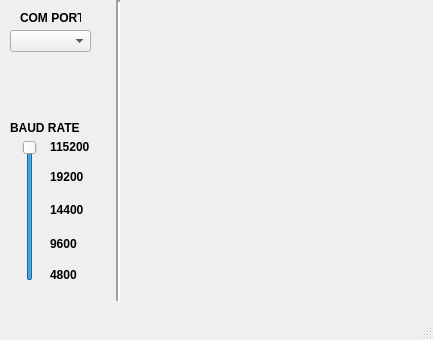
<?xml version="1.0" encoding="UTF-8"?>
<ui version="4.0">
 <class>SettingsWindow</class>
 <widget class="QMainWindow" name="SettingsWindow">
  <property name="geometry">
   <rect>
    <x>0</x>
    <y>0</y>
    <width>433</width>
    <height>340</height>
   </rect>
  </property>
  <property name="windowTitle">
   <string>MainWindow</string>
  </property>
  <widget class="QWidget" name="centralwidget">
   <widget class="QComboBox" name="comboBox">
    <property name="geometry">
     <rect>
      <x>10</x>
      <y>30</y>
      <width>81</width>
      <height>22</height>
     </rect>
    </property>
   </widget>
   <widget class="QLabel" name="label">
    <property name="geometry">
     <rect>
      <x>20</x>
      <y>10</y>
      <width>61</width>
      <height>16</height>
     </rect>
    </property>
    <property name="font">
     <font>
      <weight>75</weight>
      <bold>true</bold>
     </font>
    </property>
    <property name="text">
     <string>COM PORT</string>
    </property>
   </widget>
   <widget class="QSlider" name="BaudRateSlider">
    <property name="geometry">
     <rect>
      <x>20</x>
      <y>140</y>
      <width>19</width>
      <height>141</height>
     </rect>
    </property>
    <property name="maximum">
     <number>4</number>
    </property>
    <property name="pageStep">
     <number>4</number>
    </property>
    <property name="value">
     <number>4</number>
    </property>
    <property name="sliderPosition">
     <number>4</number>
    </property>
    <property name="orientation">
     <enum>Qt::Vertical</enum>
    </property>
   </widget>
   <widget class="QLabel" name="label_2">
    <property name="geometry">
     <rect>
      <x>50</x>
      <y>237</y>
      <width>28</width>
      <height>13</height>
     </rect>
    </property>
    <property name="font">
     <font>
      <weight>75</weight>
      <bold>true</bold>
     </font>
    </property>
    <property name="text">
     <string>9600</string>
    </property>
   </widget>
   <widget class="QLabel" name="label_3">
    <property name="geometry">
     <rect>
      <x>50</x>
      <y>203</y>
      <width>47</width>
      <height>13</height>
     </rect>
    </property>
    <property name="font">
     <font>
      <weight>75</weight>
      <bold>true</bold>
     </font>
    </property>
    <property name="text">
     <string>14400</string>
    </property>
   </widget>
   <widget class="QLabel" name="label_4">
    <property name="geometry">
     <rect>
      <x>50</x>
      <y>170</y>
      <width>47</width>
      <height>13</height>
     </rect>
    </property>
    <property name="font">
     <font>
      <weight>75</weight>
      <bold>true</bold>
     </font>
    </property>
    <property name="text">
     <string>19200</string>
    </property>
   </widget>
   <widget class="QLabel" name="label_5">
    <property name="geometry">
     <rect>
      <x>50</x>
      <y>140</y>
      <width>47</width>
      <height>13</height>
     </rect>
    </property>
    <property name="font">
     <font>
      <weight>75</weight>
      <bold>true</bold>
     </font>
    </property>
    <property name="text">
     <string>115200</string>
    </property>
   </widget>
   <widget class="QLabel" name="label_6">
    <property name="geometry">
     <rect>
      <x>50</x>
      <y>268</y>
      <width>47</width>
      <height>13</height>
     </rect>
    </property>
    <property name="font">
     <font>
      <weight>75</weight>
      <bold>true</bold>
     </font>
    </property>
    <property name="text">
     <string>4800</string>
    </property>
   </widget>
   <widget class="QLabel" name="label_7">
    <property name="geometry">
     <rect>
      <x>10</x>
      <y>120</y>
      <width>71</width>
      <height>16</height>
     </rect>
    </property>
    <property name="font">
     <font>
      <weight>75</weight>
      <bold>true</bold>
     </font>
    </property>
    <property name="text">
     <string>BAUD RATE</string>
    </property>
   </widget>
   <widget class="Line" name="line">
    <property name="geometry">
     <rect>
      <x>110</x>
      <y>0</y>
      <width>16</width>
      <height>301</height>
     </rect>
    </property>
    <property name="lineWidth">
     <number>2</number>
    </property>
    <property name="orientation">
     <enum>Qt::Vertical</enum>
    </property>
   </widget>
  </widget>
  <widget class="QMenuBar" name="menubar">
   <property name="geometry">
    <rect>
     <x>0</x>
     <y>0</y>
     <width>433</width>
     <height>21</height>
    </rect>
   </property>
  </widget>
  <widget class="QStatusBar" name="statusbar"/>
 </widget>
 <resources/>
 <connections/>
</ui>
